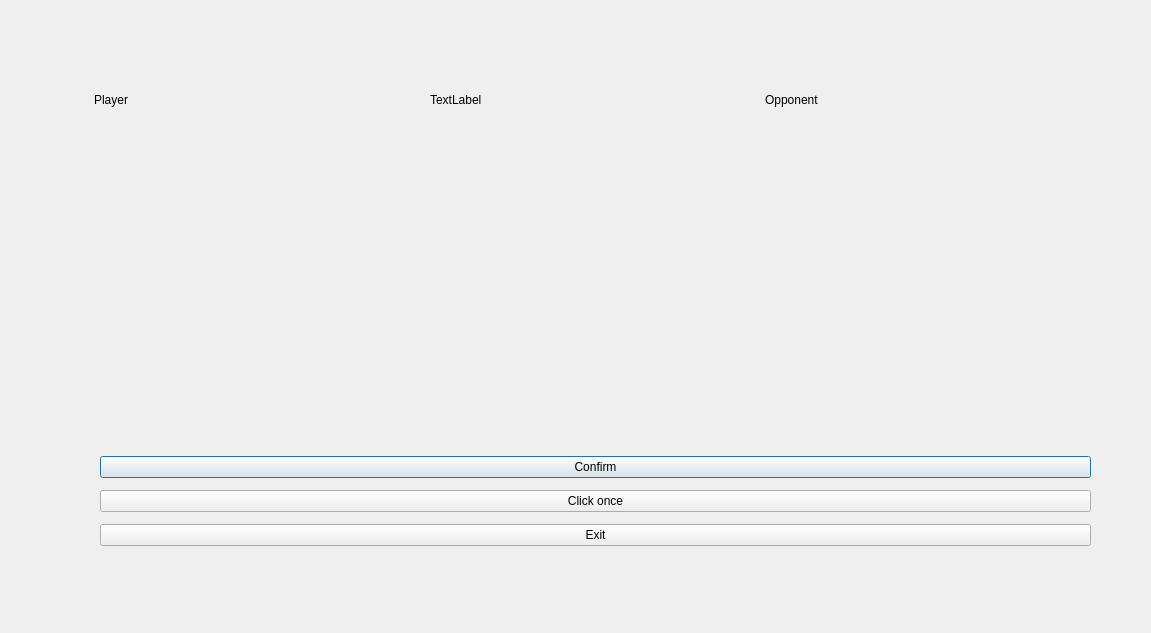
<?xml version="1.0" encoding="UTF-8"?>
<ui version="4.0">
 <class>MainGamePage</class>
 <widget class="QDialog" name="MainGamePage">
  <property name="geometry">
   <rect>
    <x>0</x>
    <y>0</y>
    <width>1151</width>
    <height>633</height>
   </rect>
  </property>
  <property name="windowTitle">
   <string>Dialog</string>
  </property>
  <property name="styleSheet">
   <string notr="true">QDialog {
    background-image: url(:/images/images/Game_menu.png);
    background-repeat: no-repeat;
    background-position: center;
    background-attachment: fixed;
}</string>
  </property>
  <widget class="QWidget" name="horizontalLayoutWidget">
   <property name="geometry">
    <rect>
     <x>94</x>
     <y>60</y>
     <width>1001</width>
     <height>80</height>
    </rect>
   </property>
   <layout class="QHBoxLayout" name="horizontalLayout">
    <item>
     <widget class="QLabel" name="labelPlayerName">
      <property name="text">
       <string>Player</string>
      </property>
     </widget>
    </item>
    <item>
     <widget class="QLabel" name="labelSelected">
      <property name="text">
       <string>TextLabel</string>
      </property>
      <property name="alignment">
       <set>Qt::AlignmentFlag::AlignLeading|Qt::AlignmentFlag::AlignLeft|Qt::AlignmentFlag::AlignVCenter</set>
      </property>
     </widget>
    </item>
    <item>
     <widget class="QLabel" name="labelOpponent">
      <property name="text">
       <string>Opponent</string>
      </property>
      <property name="alignment">
       <set>Qt::AlignmentFlag::AlignLeading|Qt::AlignmentFlag::AlignLeft|Qt::AlignmentFlag::AlignVCenter</set>
      </property>
     </widget>
    </item>
   </layout>
  </widget>
  <widget class="QWidget" name="verticalLayoutWidget">
   <property name="geometry">
    <rect>
     <x>100</x>
     <y>450</y>
     <width>991</width>
     <height>103</height>
    </rect>
   </property>
   <layout class="QVBoxLayout" name="verticalLayout">
    <item>
     <widget class="QPushButton" name="btnConfirm">
      <property name="text">
       <string>Confirm</string>
      </property>
     </widget>
    </item>
    <item>
     <widget class="QPushButton" name="btnStop">
      <property name="text">
       <string>Click once</string>
      </property>
     </widget>
    </item>
    <item>
     <widget class="QPushButton" name="btnExit">
      <property name="text">
       <string>Exit</string>
      </property>
     </widget>
    </item>
   </layout>
  </widget>
  <widget class="QWidget" name="widget" native="true">
   <property name="geometry">
    <rect>
     <x>89</x>
     <y>160</y>
     <width>1001</width>
     <height>271</height>
    </rect>
   </property>
   <widget class="QWidget" name="gridLayoutWidget">
    <property name="geometry">
     <rect>
      <x>70</x>
      <y>30</y>
      <width>871</width>
      <height>201</height>
     </rect>
    </property>
    <layout class="QGridLayout" name="cardContainer"/>
   </widget>
  </widget>
 </widget>
 <resources/>
 <connections/>
</ui>
